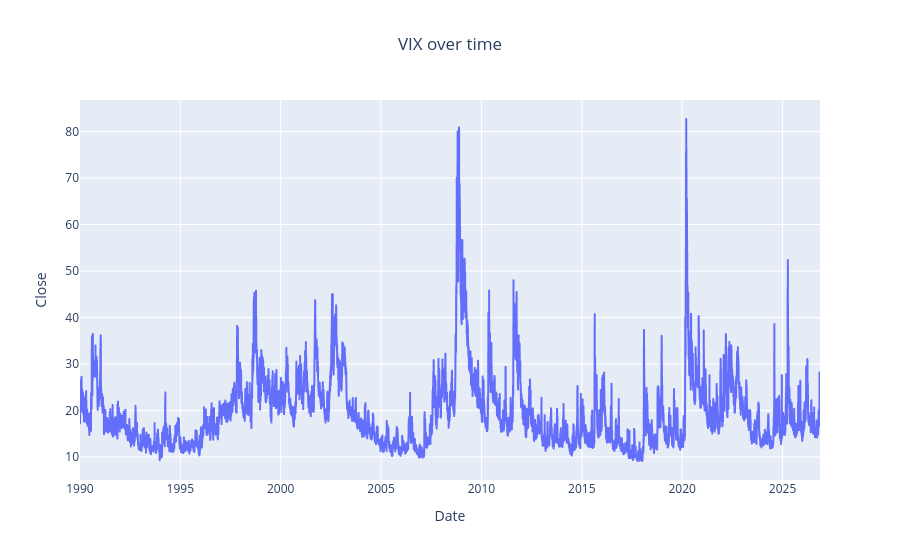

Write notebook code for a chart like this one.
### Code cell
#now we want to do a dynamic visualization of the plot
fig = px.line(
    vix,
    x =vix.index,
    y = "Close",
    title = 'VIX over time'
)
fig.update_layout(title_x = 0.5)
fig.show()

### Figure 1 — Plotly figure (JSON) as saved in the notebook; plotly's stock layout.template omitted (floating-point values rounded to 4 significant figures; data arrays with more than 128 entries replaced by an {"elided": "..."} marker saying what was removed)
{"data": [{"hovertemplate": "Date=%{x}<br>Close=%{y}<extra></extra>", "legendgroup": "", "line": {"color": "#636efa", "dash": "solid"}, "marker": {"symbol": "circle"}, "mode": "lines", "name": "", "showlegend": false, "type": "scattergl", "x": {"elided": "9288 str values"}, "xaxis": "x", "y": {"elided": "9288 float values"}, "yaxis": "y"}], "layout": {"legend": {"tracegroupgap": 0}, "title": {"text": "VIX over time", "x": 0.5}, "xaxis": {"anchor": "y", "domain": [0, 1], "title": {"text": "Date"}}, "yaxis": {"anchor": "x", "domain": [0, 1], "title": {"text": "Close"}}}}
